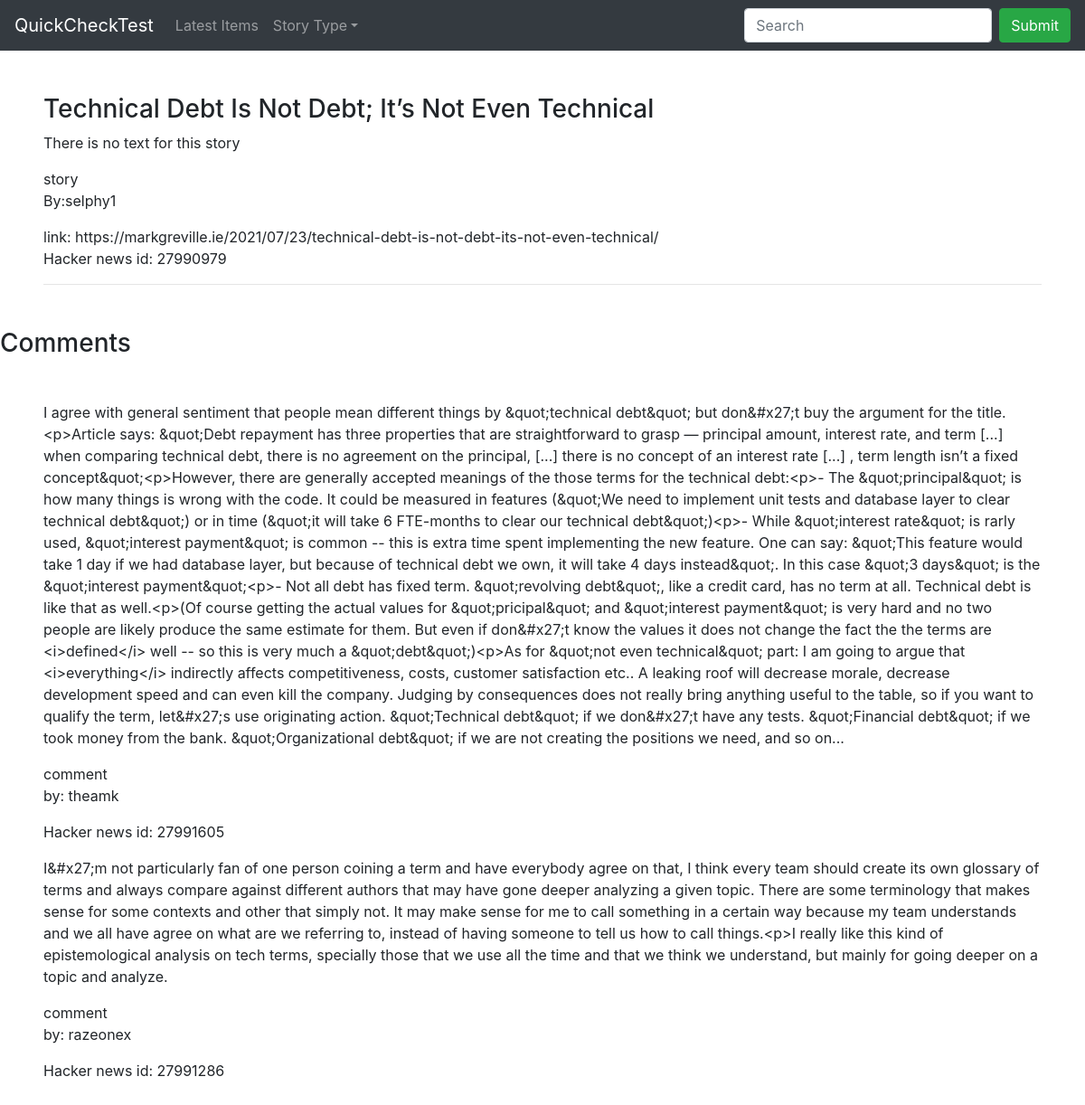
Page /story/293/ on the committed database.
### core/models.py (models this page shows)
class Base(models.Model):
    type_options = (
        ('job', 'job'),
        ('story', 'story'),
        ('comment', 'comment',),
        ('poll', 'poll'),
        ('pollopt', 'pollopt')
    )
    hacker_id = models.IntegerField(unique=True, null=True)
    time = models.DateTimeField(null=True)
    synced = models.DateTimeField(auto_now_add=True, null=True)
    type = models.CharField(choices=type_options, max_length=10)
    hn_deleted = models.BooleanField(default=False, null=True)
    author = models.CharField(max_length=200, null=True)
    text = models.CharField(max_length=5000, null=True)
    url = models.URLField(null=True)
    title = models.CharField(null=True, max_length=100)
    parent = models.ForeignKey('self', related_name='kids', on_delete=models.CASCADE, null=True)
    local = models.BooleanField(default=False)
    class Meta:
        ordering = ('-synced',)

### core/views.py (the view)
# urls.py: path('story/<int:story_id>/', views.story_detail, name='story_detail')
def story_detail(request, story_id):
    try:
        base = Base.objects.get(id=story_id)
    except Base.DoesNotExist:
        return redirect('latest_stories')
    kids = Base.objects.filter(parent=base)
    return render(request, 'story_detail.html', {'base': base, 'kids': kids})

### templates/story_detail.html (shortened to what this page needs)
{% extends 'base.html' %}
{% block content %}
    <div class="m-5">
        {% if base.title %}
            <h3>{{ base.title }}</h3>
        {% endif %}
        {% if base.text %}
            <p>{{ base.text }}</p>
        {% else %}
            <p>There is no text for this story</p>
        {% endif %}
        <span>{{ base.type }}</span>
        {% if base.author %}
            <p>By:{{ base.author }}</p>
        {% endif %}
        {% if base.url %}
            link: {{ base.url }}
        {% endif %}
        <p>Hacker news id: {{ base.hacker_id }}</p>
        <hr>
    </div>
    <h3>Comments</h3>
    {% if kids %}
        <div class="m-5">
            {% for kid in kids %}
                {% if kid.text %}
                    <p>{{ kid.text }}</p>
                {% endif %}
                <span>{{ kid.type }}</span>
                <p>
                {% if kid.author %}
                    by: {{ kid.author }}
                {% endif %}
                </p>
                <p>Hacker news id: {{ kid.hacker_id }}</p>
            {% endfor %}
        </div>
    {% else %}
        <p>No comments for this piece</p>
    {% endif %}
{% endblock %}

### rows in the picture
Base: title "Technical Debt Is Not Debt; It’s Not Even Technical", type "story", author "selphy1", url "https://markgreville.ie/2021/07/23/technical-debt-is-not-debt-its-not-even-technical/", hacker_id "27990979"
Base: text "I agree with general sentiment that people mean different things by &quot;technical debt&quot; but don&#x27;t buy the argument for the title.<p>Article says: &quot;Debt repayment has three properties that are straightforward to grasp — principal amount, interest rate, and term [...] when comparing technical debt, there is no agreement on the principal, [...] there is no concept of an interest rate [...] , term length isn’t a fixed concept&quot;<p>However, there are generally accepted meanings of the those terms for the technical debt:<p>- The &quot;principal&quot; is how many things is wrong with the code. It could be measured in features (&quot;We need to implement unit tests and database…", type "comment", author "theamk", hacker_id "27991605"
Base: text "I&#x27;m not particularly fan of one person coining a term and have everybody agree on that, I think every team should create its own glossary of terms and always compare against different authors that may have gone deeper analyzing a given topic. There are some terminology that makes sense for some contexts and other that simply not. It may make sense for me to call something in a certain way because my team understands and we all have agree on what are we referring to, instead of having someone to tell us how to call things.<p>I really like this kind of epistemological analysis on tech terms, specially those that we use all the time and that we think we understand, but mainly for going…", type "comment", author "razeonex", hacker_id "27991286"
